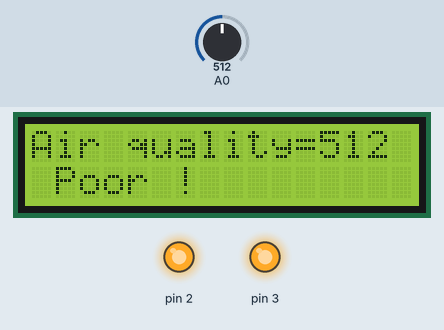
Bench run of a sketch on a simulated Arduino Uno, built with avr-gcc and run on an emulated ATmega328P. Parts: 16×2 character LCD, output pins drawn as LEDs (lit = HIGH). Inputs (shaded band) come from the test bench; at power-on: A0 = 512. What the sketch prints to the serial monitor is not drawn.

Above: at 1.2 s.
1.3 s: A0 set to 461
At 1.9 s:
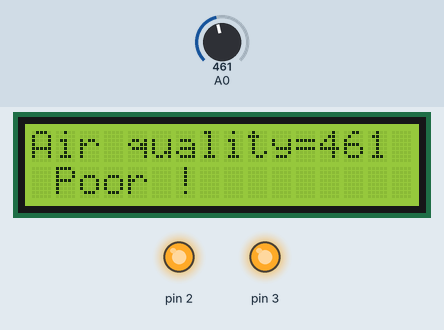
2.8 s: A0 set to 441
At 3.9 s:
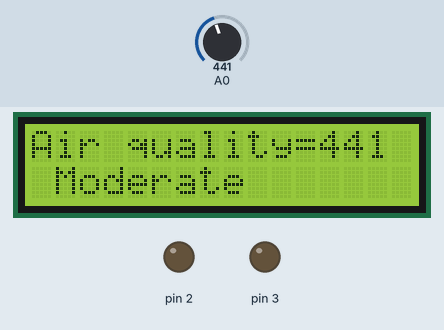
4.3 s: A0 set to 240
At 5.2 s:
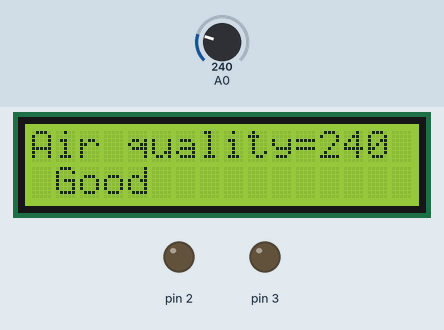
5.8 s: A0 set to 140
At 6.5 s:
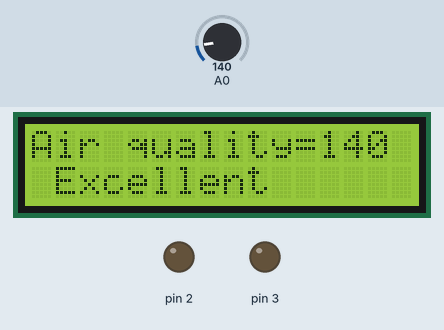
7.4 s: A0 set to 716
At 7.8 s:
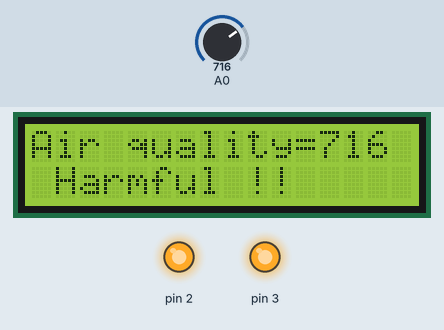
8.9 s: A0 set to 1010
At 10.3 s:
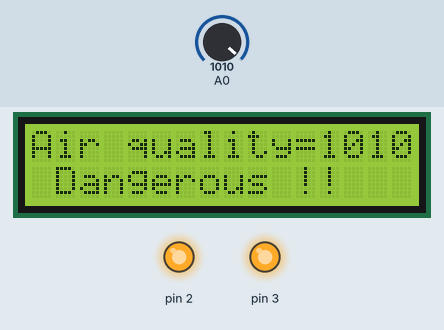
Timing chart, 0 to 11.4 s (numbered marks = the images above; inputs shaded):
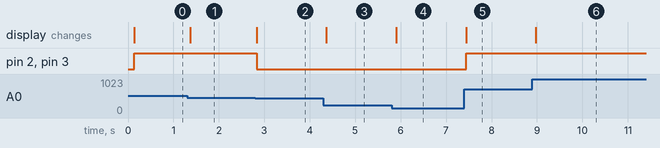

Measured:
- the behaviour switches between 451 and 450 on A0 (found by bisection; images 1 and 2)
- after the input at 1.3 s, the display: changes after 0.07 s (image 1)
- after the input at 2.8 s, pin 2, pin 3: HIGH → LOW at once; the display: changes at once (image 2)
- after the input at 4.3 s, the display: changes after 0.07 s (image 3)
- after the input at 5.8 s, the display: changes after 0.10 s (image 4)
- after the input at 7.4 s, pin 2, pin 3: LOW → HIGH at once; the display: changes at once (image 5)
- after the input at 8.9 s, the display: changes after 0.08 s (image 6)

The sketch:

Air_Quality_Monitoring_system.ino
```cpp
#include <LiquidCrystal_I2C.h>

LiquidCrystal_I2C lcd(0x27,16,2);

void setup(){
  Serial.begin(9600);
  pinMode(A0,INPUT);
  pinMode(2,OUTPUT);
  pinMode(3,OUTPUT);
  lcd.init();
  lcd.backlight();
}

void loop(){
  delay(50);
  int value=analogRead(A0);

  lcd.setCursor(0,0);
  lcd.print("Air quality=");
  lcd.print(value);
  Serial.println(value);

  if(value<100){
    lcd.setCursor(0,0);
    lcd.print("Air quality=");
    lcd.print(value);
    lcd.print("  ");
    lcd.setCursor(1,1);
    lcd.print("Excellent");
    digitalWrite(2,LOW);
    digitalWrite(3,LOW);
  }
  else if(value<=150){
    lcd.setCursor(1,1);
    lcd.print("Excellent   ");
    digitalWrite(2,LOW);
    digitalWrite(3,LOW);
  }
  else if(value<=250){
    lcd.setCursor(1,1);
    lcd.print("Good        ");
    digitalWrite(2,LOW);
    digitalWrite(3,LOW);
  }
  else if(value<=450){
    lcd.setCursor(1,1);
    lcd.print("Moderate    ");
    digitalWrite(2,LOW);
    digitalWrite(3,LOW);
  }
  else if(value>450 && value<=700){
    lcd.setCursor(1,1);
    lcd.print("Poor !      ");
    digitalWrite(2,HIGH);
    digitalWrite(3,HIGH);
  }
  else if(value>700 && value<1000){
    lcd.setCursor(1,1);
    lcd.print("Harmful !!  ");
    digitalWrite(2,HIGH);
    digitalWrite(3,HIGH);
  }
  else{
    lcd.setCursor(1,1);
    lcd.print("Dangerous !!");
    digitalWrite(2,HIGH);
    digitalWrite(3,HIGH);
  }

}
```
